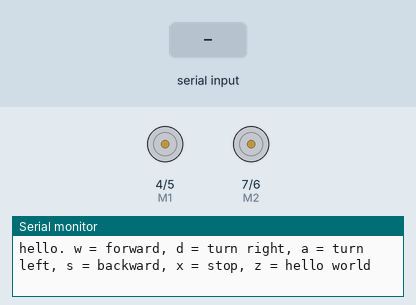
Simulated run of this sketch. Board: Arduino Uno, built with avr-gcc and run on an emulated ATmega328P. Shown: direction and speed pins drawn as motors (green arrow = direction pin HIGH = forward, orange = LOW = backward, longer = more drive), the last lines printed to the serial monitor. The inputs (shaded band) are chosen by the test bench.

Above: at 1.2 s.
1.3 s: "w" received over Serial
At 2.1 s:
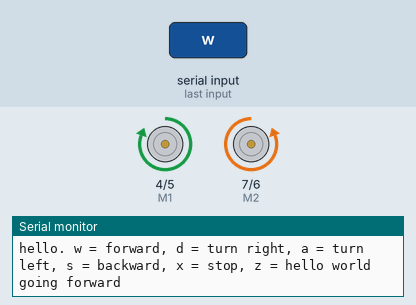
3.8 s: "s" received over Serial
At 4.1 s:
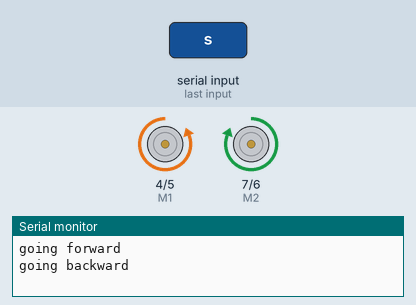
6.3 s: "a" received over Serial
At 7.1 s:
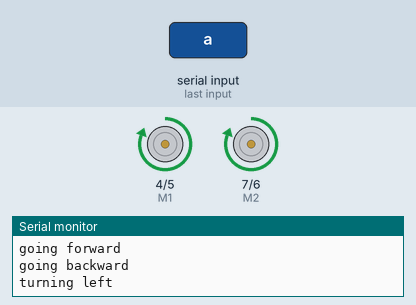
8.8 s: "d" received over Serial
At 9.1 s:
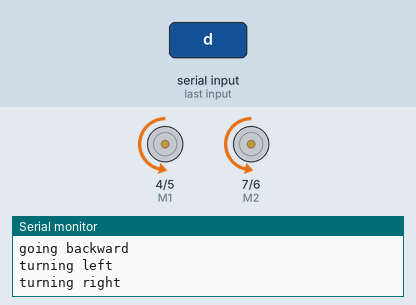
11.3 s: "w" received over Serial
At 12.1 s:
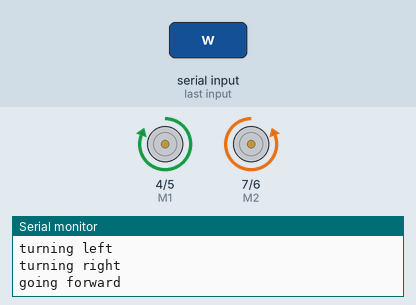
13.8 s: "s" received over Serial
At 14.1 s:
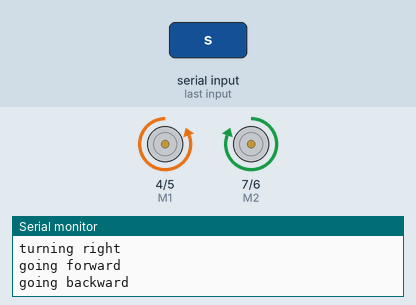
Timing chart, 0 to 16.8 s (numbered marks = the images above; inputs shaded):
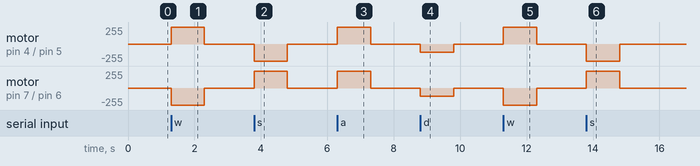

Measured:
- after the input at 1.3 s, motor on pin 4 (M1) / pin 5 (E1): stopped → forward 255/255 at once, → stopped 1.0 s later; motor on pin 7 (M2) / pin 6 (E2): stopped → backward 255/255 at once, → stopped 1.0 s later
- after the input at 3.8 s, motor on pin 4 (M1) / pin 5 (E1): stopped → backward 255/255 at once, → stopped 1.0 s later; motor on pin 7 (M2) / pin 6 (E2): stopped → forward 255/255 at once, → stopped 1.0 s later
- after the input at 6.3 s, motor on pin 4 (M1) / pin 5 (E1), motor on pin 7 (M2) / pin 6 (E2): stopped → forward 255/255 at once, → stopped 1.0 s later
- after the input at 8.8 s, motor on pin 4 (M1) / pin 5 (E1), motor on pin 7 (M2) / pin 6 (E2): stopped → backward 125/255 at once, → stopped 1.0 s later
- after the input at 11.3 s, motor on pin 4 (M1) / pin 5 (E1): stopped → forward 255/255 at once, → stopped 1.0 s later; motor on pin 7 (M2) / pin 6 (E2): stopped → backward 255/255 at once, → stopped 1.0 s later
- after the input at 13.8 s, motor on pin 4 (M1) / pin 5 (E1): stopped → backward 255/255 at once, → stopped 1.0 s later; motor on pin 7 (M2) / pin 6 (E2): stopped → forward 255/255 at once, → stopped 1.0 s later

The sketch:

Cherokey_example2.ino
```cpp
/*
 # Edited by:  Matt
 # Date:       2015.09.06
 # Version:    1.1
 # Product:    Cherokey 4WD Mobile Platform
 # SKU:        ROB0102/ROB0117

 # Description:
 # Drive 2 motors with this Cherokey 4WD Mobile Platform
 # Connect D4,D5,D6,D7,GND to UNO digital 4,5,6,7,GND

*/
//Motor Definitions
int E1 = 5;     //M1 Speed Control
int E2 = 6;     //M2 Speed Control
int M1 = 4;     //M1 Direction Control
int M2 = 7;     //M2 Direction Control

//DIRECTIONS

//STOP
void stop(void)
{
  digitalWrite(E1, 0);
  digitalWrite(M1, LOW);
  digitalWrite(E2, 0);
  digitalWrite(M2, LOW);
}

//ADVANCE
void advance(char a, char b) // -> changed to turn right
{
  analogWrite (E1, a);
  digitalWrite(M1, HIGH);
  analogWrite (E2, b);
  //digitalWrite(M2, HIGH);
  digitalWrite(M2, LOW);
}

//MOVE BACKWARDS // -> changed to turn left, low d4, ~2.2 instead of 5
void back_off (char a, char b)
{
  analogWrite (E1, a);
  digitalWrite(M1, LOW); // = ~2.2 V @ pin 4, M1
  analogWrite (E2, b);
  //digitalWrite(M2, LOW);
  digitalWrite(M2, HIGH);
}


//TURN LEFT // -> changed to current go forward
void turn_L (char a, char b)
{
  analogWrite (E1, a);
  //digitalWrite(M1, LOW);
  digitalWrite(M1, HIGH);
  analogWrite (E2, b);
  digitalWrite(M2, HIGH);
}

//TURN RIGHT // -> changed to go backward, low d4, ~2.2 instead of 5
void turn_R (char a, char b)
{
  analogWrite (E1, a);
  //digitalWrite(M1, HIGH);
  digitalWrite(M1, LOW);
  analogWrite (E2, b);
  digitalWrite(M2, LOW);
}

void setup(void) {
  int i;
  for (i = 4; i <= 7; i++)
    pinMode(i, OUTPUT);
  Serial.begin(9600);      //Set Baud Rate
  Serial.println("hello. w = forward, d = turn right, a = turn left, s = backward, x = stop, z = hello world"); //Display instructions in the serial monitor
  digitalWrite(E1, LOW);
  digitalWrite(E2, LOW);
}

void loop(void) {
  if (Serial.available()) {
    char val = Serial.read();
    if (val != -1)
    {
      switch (val)
      {
        case 'w'://Move Forward
          Serial.println("going forward");
          advance (255, 255);  //move forward at max speed
          delay (1000);
          stop();
          break;
        case 's'://Move Backward
          Serial.println("going backward");
          back_off (255, 255);  //move backwards at max speed
          delay (1000);
          stop();
          break;
        case 'a'://Turn Left
          Serial.println("turning left");
          turn_L (75, 75);
          delay (1000);
          stop();
          break;
        case 'd'://Turn Right
          Serial.println("turning right");
          turn_R (125, 125);
          delay (1000);
          stop();
          break;
        case 'z':
          Serial.println("hello world!");
          break;
        case 'x':
          Serial.println("stopping");
          stop();
          break;
      }
    }
    else stop();
  }
}
```
